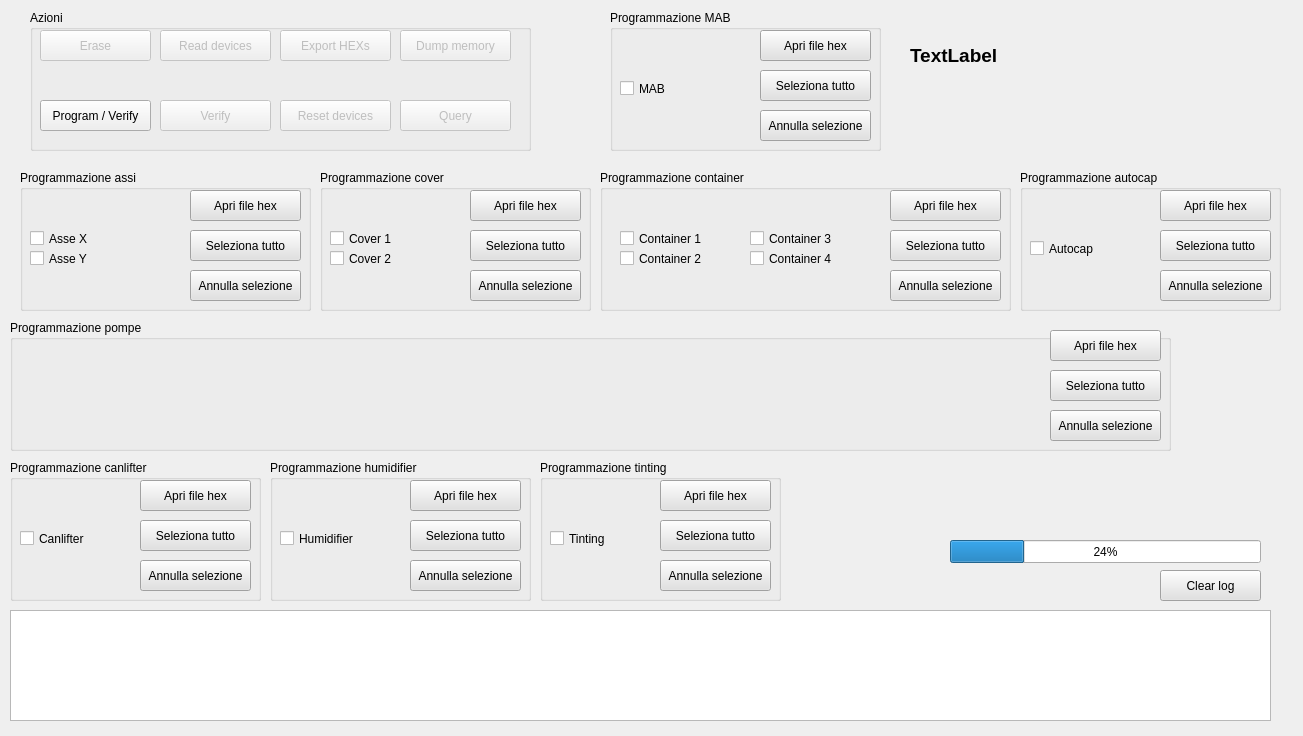
<?xml version="1.0" encoding="UTF-8"?>
<ui version="4.0">
 <class>MainWindow</class>
 <widget class="QMainWindow" name="MainWindow">
  <property name="geometry">
   <rect>
    <x>0</x>
    <y>0</y>
    <width>1303</width>
    <height>736</height>
   </rect>
  </property>
  <property name="palette">
   <palette>
    <active>
     <colorrole role="Base">
      <brush brushstyle="SolidPattern">
       <color alpha="255">
        <red>255</red>
        <green>255</green>
        <blue>255</blue>
       </color>
      </brush>
     </colorrole>
    </active>
    <inactive>
     <colorrole role="Base">
      <brush brushstyle="SolidPattern">
       <color alpha="255">
        <red>255</red>
        <green>255</green>
        <blue>255</blue>
       </color>
      </brush>
     </colorrole>
    </inactive>
    <disabled>
     <colorrole role="Base">
      <brush brushstyle="SolidPattern">
       <color alpha="255">
        <red>255</red>
        <green>255</green>
        <blue>255</blue>
       </color>
      </brush>
     </colorrole>
    </disabled>
   </palette>
  </property>
  <property name="windowTitle">
   <string>MainWindow</string>
  </property>
  <property name="windowIcon">
   <iconset resource="risorse.qrc">
    <normaloff>:/new/prefix1/Icona/alfaIcon.ico</normaloff>:/new/prefix1/Icona/alfaIcon.ico</iconset>
  </property>
  <widget class="QWidget" name="centralWidget">
   <widget class="QGroupBox" name="groupBox">
    <property name="geometry">
     <rect>
      <x>30</x>
      <y>10</y>
      <width>501</width>
      <height>141</height>
     </rect>
    </property>
    <property name="title">
     <string>Azioni</string>
    </property>
    <widget class="QPushButton" name="btnErase">
     <property name="enabled">
      <bool>false</bool>
     </property>
     <property name="geometry">
      <rect>
       <x>10</x>
       <y>20</y>
       <width>111</width>
       <height>31</height>
      </rect>
     </property>
     <property name="text">
      <string>Erase</string>
     </property>
    </widget>
    <widget class="QPushButton" name="btnReadDevices">
     <property name="enabled">
      <bool>false</bool>
     </property>
     <property name="geometry">
      <rect>
       <x>130</x>
       <y>20</y>
       <width>111</width>
       <height>31</height>
      </rect>
     </property>
     <property name="text">
      <string>Read devices</string>
     </property>
    </widget>
    <widget class="QPushButton" name="btnExportHex">
     <property name="enabled">
      <bool>false</bool>
     </property>
     <property name="geometry">
      <rect>
       <x>250</x>
       <y>20</y>
       <width>111</width>
       <height>31</height>
      </rect>
     </property>
     <property name="text">
      <string>Export HEXs</string>
     </property>
    </widget>
    <widget class="QPushButton" name="btnDumpMemory">
     <property name="enabled">
      <bool>false</bool>
     </property>
     <property name="geometry">
      <rect>
       <x>370</x>
       <y>20</y>
       <width>111</width>
       <height>31</height>
      </rect>
     </property>
     <property name="text">
      <string>Dump memory</string>
     </property>
    </widget>
    <widget class="QPushButton" name="btnProgramVerify">
     <property name="geometry">
      <rect>
       <x>10</x>
       <y>90</y>
       <width>111</width>
       <height>31</height>
      </rect>
     </property>
     <property name="text">
      <string>Program / Verify</string>
     </property>
    </widget>
    <widget class="QPushButton" name="btnVerify">
     <property name="enabled">
      <bool>false</bool>
     </property>
     <property name="geometry">
      <rect>
       <x>130</x>
       <y>90</y>
       <width>111</width>
       <height>31</height>
      </rect>
     </property>
     <property name="text">
      <string>Verify</string>
     </property>
    </widget>
    <widget class="QPushButton" name="btnResetDevice">
     <property name="enabled">
      <bool>false</bool>
     </property>
     <property name="geometry">
      <rect>
       <x>250</x>
       <y>90</y>
       <width>111</width>
       <height>31</height>
      </rect>
     </property>
     <property name="text">
      <string>Reset devices</string>
     </property>
    </widget>
    <widget class="QPushButton" name="btnQuery">
     <property name="enabled">
      <bool>false</bool>
     </property>
     <property name="geometry">
      <rect>
       <x>370</x>
       <y>90</y>
       <width>111</width>
       <height>31</height>
      </rect>
     </property>
     <property name="text">
      <string>Query</string>
     </property>
    </widget>
   </widget>
   <widget class="QGroupBox" name="groupBox_2">
    <property name="geometry">
     <rect>
      <x>610</x>
      <y>10</y>
      <width>271</width>
      <height>141</height>
     </rect>
    </property>
    <property name="title">
     <string>Programmazione MAB</string>
    </property>
    <widget class="QCheckBox" name="chkMAB">
     <property name="geometry">
      <rect>
       <x>10</x>
       <y>70</y>
       <width>71</width>
       <height>17</height>
      </rect>
     </property>
     <property name="styleSheet">
      <string notr="true"/>
     </property>
     <property name="text">
      <string>MAB</string>
     </property>
    </widget>
    <widget class="QPushButton" name="btnSelezionaHexMAB">
     <property name="geometry">
      <rect>
       <x>150</x>
       <y>20</y>
       <width>111</width>
       <height>31</height>
      </rect>
     </property>
     <property name="styleSheet">
      <string notr="true">background-color: rgb(225, 225, 225);</string>
     </property>
     <property name="text">
      <string>Apri file hex</string>
     </property>
    </widget>
    <widget class="QPushButton" name="btnAnnullaSelezioneMAB">
     <property name="geometry">
      <rect>
       <x>150</x>
       <y>100</y>
       <width>111</width>
       <height>31</height>
      </rect>
     </property>
     <property name="styleSheet">
      <string notr="true">background-color: rgb(225, 225, 225);</string>
     </property>
     <property name="text">
      <string>Annulla selezione</string>
     </property>
    </widget>
    <widget class="QPushButton" name="btnSelezionaTuttoMAB">
     <property name="geometry">
      <rect>
       <x>150</x>
       <y>60</y>
       <width>111</width>
       <height>31</height>
      </rect>
     </property>
     <property name="styleSheet">
      <string notr="true">background-color: rgb(225, 225, 225);</string>
     </property>
     <property name="text">
      <string>Seleziona tutto</string>
     </property>
    </widget>
   </widget>
   <widget class="QGroupBox" name="groupBox_3">
    <property name="geometry">
     <rect>
      <x>20</x>
      <y>170</y>
      <width>291</width>
      <height>141</height>
     </rect>
    </property>
    <property name="title">
     <string>Programmazione assi</string>
    </property>
    <widget class="QPushButton" name="btnSelezionaHexAssi">
     <property name="geometry">
      <rect>
       <x>170</x>
       <y>20</y>
       <width>111</width>
       <height>31</height>
      </rect>
     </property>
     <property name="styleSheet">
      <string notr="true">background-color: rgb(225, 225, 225);</string>
     </property>
     <property name="text">
      <string>Apri file hex</string>
     </property>
    </widget>
    <widget class="QPushButton" name="btnAnnullaSelezioneAssi">
     <property name="geometry">
      <rect>
       <x>170</x>
       <y>100</y>
       <width>111</width>
       <height>31</height>
      </rect>
     </property>
     <property name="styleSheet">
      <string notr="true">background-color: rgb(225, 225, 225);</string>
     </property>
     <property name="text">
      <string>Annulla selezione</string>
     </property>
    </widget>
    <widget class="QCheckBox" name="chkAsseX">
     <property name="geometry">
      <rect>
       <x>10</x>
       <y>60</y>
       <width>91</width>
       <height>17</height>
      </rect>
     </property>
     <property name="text">
      <string>Asse X</string>
     </property>
    </widget>
    <widget class="QCheckBox" name="chkAsseY">
     <property name="geometry">
      <rect>
       <x>10</x>
       <y>80</y>
       <width>91</width>
       <height>17</height>
      </rect>
     </property>
     <property name="text">
      <string>Asse Y</string>
     </property>
    </widget>
    <widget class="QPushButton" name="btnSelezionaTuttoAssi">
     <property name="geometry">
      <rect>
       <x>170</x>
       <y>60</y>
       <width>111</width>
       <height>31</height>
      </rect>
     </property>
     <property name="styleSheet">
      <string notr="true">background-color: rgb(225, 225, 225);</string>
     </property>
     <property name="text">
      <string>Seleziona tutto</string>
     </property>
    </widget>
   </widget>
   <widget class="QGroupBox" name="groupBox_4">
    <property name="geometry">
     <rect>
      <x>320</x>
      <y>170</y>
      <width>271</width>
      <height>141</height>
     </rect>
    </property>
    <property name="title">
     <string>Programmazione cover</string>
    </property>
    <widget class="QPushButton" name="btnSelezionaHexCover">
     <property name="geometry">
      <rect>
       <x>150</x>
       <y>20</y>
       <width>111</width>
       <height>31</height>
      </rect>
     </property>
     <property name="styleSheet">
      <string notr="true">background-color: rgb(225, 225, 225);</string>
     </property>
     <property name="text">
      <string>Apri file hex</string>
     </property>
    </widget>
    <widget class="QPushButton" name="btnAnnullaSelezioneCover">
     <property name="geometry">
      <rect>
       <x>150</x>
       <y>100</y>
       <width>111</width>
       <height>31</height>
      </rect>
     </property>
     <property name="styleSheet">
      <string notr="true">background-color: rgb(225, 225, 225);</string>
     </property>
     <property name="text">
      <string>Annulla selezione</string>
     </property>
    </widget>
    <widget class="QCheckBox" name="chkCover1">
     <property name="geometry">
      <rect>
       <x>10</x>
       <y>60</y>
       <width>91</width>
       <height>17</height>
      </rect>
     </property>
     <property name="styleSheet">
      <string notr="true"/>
     </property>
     <property name="text">
      <string>Cover 1</string>
     </property>
    </widget>
    <widget class="QCheckBox" name="chkCover2">
     <property name="geometry">
      <rect>
       <x>10</x>
       <y>80</y>
       <width>91</width>
       <height>17</height>
      </rect>
     </property>
     <property name="styleSheet">
      <string notr="true"/>
     </property>
     <property name="text">
      <string>Cover 2</string>
     </property>
    </widget>
    <widget class="QPushButton" name="btnSelezionaTuttoCover">
     <property name="geometry">
      <rect>
       <x>150</x>
       <y>60</y>
       <width>111</width>
       <height>31</height>
      </rect>
     </property>
     <property name="styleSheet">
      <string notr="true">background-color: rgb(225, 225, 225);</string>
     </property>
     <property name="text">
      <string>Seleziona tutto</string>
     </property>
    </widget>
   </widget>
   <widget class="QGroupBox" name="grpAttuatori">
    <property name="geometry">
     <rect>
      <x>10</x>
      <y>320</y>
      <width>1161</width>
      <height>131</height>
     </rect>
    </property>
    <property name="title">
     <string>Programmazione pompe</string>
    </property>
    <widget class="QPushButton" name="btnSelezionaHexAttuatori">
     <property name="geometry">
      <rect>
       <x>1040</x>
       <y>10</y>
       <width>111</width>
       <height>31</height>
      </rect>
     </property>
     <property name="styleSheet">
      <string notr="true">background-color: rgb(225, 225, 225);</string>
     </property>
     <property name="text">
      <string>Apri file hex</string>
     </property>
    </widget>
    <widget class="QPushButton" name="btnAnnullaSelezioneAttuatori">
     <property name="geometry">
      <rect>
       <x>1040</x>
       <y>90</y>
       <width>111</width>
       <height>31</height>
      </rect>
     </property>
     <property name="styleSheet">
      <string notr="true">background-color: rgb(225, 225, 225);</string>
     </property>
     <property name="text">
      <string>Annulla selezione</string>
     </property>
    </widget>
    <widget class="QPushButton" name="btnSelezionaTuttoAttuatori">
     <property name="geometry">
      <rect>
       <x>1040</x>
       <y>50</y>
       <width>111</width>
       <height>31</height>
      </rect>
     </property>
     <property name="styleSheet">
      <string notr="true">background-color: rgb(225, 225, 225);</string>
     </property>
     <property name="text">
      <string>Seleziona tutto</string>
     </property>
    </widget>
   </widget>
   <widget class="QGroupBox" name="groupBox_6">
    <property name="geometry">
     <rect>
      <x>600</x>
      <y>170</y>
      <width>411</width>
      <height>141</height>
     </rect>
    </property>
    <property name="title">
     <string>Programmazione container</string>
    </property>
    <widget class="QPushButton" name="btnSelezionaHexContainer">
     <property name="geometry">
      <rect>
       <x>290</x>
       <y>20</y>
       <width>111</width>
       <height>31</height>
      </rect>
     </property>
     <property name="styleSheet">
      <string notr="true">background-color: rgb(225, 225, 225);</string>
     </property>
     <property name="text">
      <string>Apri file hex</string>
     </property>
    </widget>
    <widget class="QPushButton" name="btnAnnullaSelezioneContainer">
     <property name="geometry">
      <rect>
       <x>290</x>
       <y>100</y>
       <width>111</width>
       <height>31</height>
      </rect>
     </property>
     <property name="styleSheet">
      <string notr="true">background-color: rgb(225, 225, 225);</string>
     </property>
     <property name="text">
      <string>Annulla selezione</string>
     </property>
    </widget>
    <widget class="QCheckBox" name="chkContainer1">
     <property name="geometry">
      <rect>
       <x>20</x>
       <y>60</y>
       <width>121</width>
       <height>17</height>
      </rect>
     </property>
     <property name="text">
      <string>Container 1</string>
     </property>
    </widget>
    <widget class="QCheckBox" name="chkContainer2">
     <property name="geometry">
      <rect>
       <x>20</x>
       <y>80</y>
       <width>121</width>
       <height>17</height>
      </rect>
     </property>
     <property name="text">
      <string>Container 2</string>
     </property>
    </widget>
    <widget class="QCheckBox" name="chkContainer3">
     <property name="geometry">
      <rect>
       <x>150</x>
       <y>60</y>
       <width>121</width>
       <height>17</height>
      </rect>
     </property>
     <property name="text">
      <string>Container 3</string>
     </property>
    </widget>
    <widget class="QCheckBox" name="chkContainer4">
     <property name="geometry">
      <rect>
       <x>150</x>
       <y>80</y>
       <width>121</width>
       <height>17</height>
      </rect>
     </property>
     <property name="text">
      <string>Container 4</string>
     </property>
    </widget>
    <widget class="QPushButton" name="btnSelezionaTuttoContainer">
     <property name="geometry">
      <rect>
       <x>290</x>
       <y>60</y>
       <width>111</width>
       <height>31</height>
      </rect>
     </property>
     <property name="styleSheet">
      <string notr="true">background-color: rgb(225, 225, 225);</string>
     </property>
     <property name="text">
      <string>Seleziona tutto</string>
     </property>
    </widget>
   </widget>
   <widget class="QGroupBox" name="groupBox_7">
    <property name="geometry">
     <rect>
      <x>1020</x>
      <y>170</y>
      <width>261</width>
      <height>141</height>
     </rect>
    </property>
    <property name="title">
     <string>Programmazione autocap</string>
    </property>
    <widget class="QCheckBox" name="chkAutocap">
     <property name="geometry">
      <rect>
       <x>10</x>
       <y>70</y>
       <width>101</width>
       <height>17</height>
      </rect>
     </property>
     <property name="text">
      <string>Autocap</string>
     </property>
    </widget>
    <widget class="QPushButton" name="btnSelezionaHexAutocap">
     <property name="geometry">
      <rect>
       <x>140</x>
       <y>20</y>
       <width>111</width>
       <height>31</height>
      </rect>
     </property>
     <property name="styleSheet">
      <string notr="true">background-color: rgb(225, 225, 225);</string>
     </property>
     <property name="text">
      <string>Apri file hex</string>
     </property>
    </widget>
    <widget class="QPushButton" name="btnAnnullaSelezioneAutocap">
     <property name="geometry">
      <rect>
       <x>140</x>
       <y>100</y>
       <width>111</width>
       <height>31</height>
      </rect>
     </property>
     <property name="styleSheet">
      <string notr="true">background-color: rgb(225, 225, 225);</string>
     </property>
     <property name="text">
      <string>Annulla selezione</string>
     </property>
    </widget>
    <widget class="QPushButton" name="btnSelezionaTuttoAutocap">
     <property name="geometry">
      <rect>
       <x>140</x>
       <y>60</y>
       <width>111</width>
       <height>31</height>
      </rect>
     </property>
     <property name="styleSheet">
      <string notr="true">background-color: rgb(225, 225, 225);</string>
     </property>
     <property name="text">
      <string>Seleziona tutto</string>
     </property>
    </widget>
   </widget>
   <widget class="QGroupBox" name="groupBox_9">
    <property name="geometry">
     <rect>
      <x>270</x>
      <y>460</y>
      <width>261</width>
      <height>141</height>
     </rect>
    </property>
    <property name="title">
     <string>Programmazione humidifier</string>
    </property>
    <widget class="QCheckBox" name="chkHumidifier">
     <property name="geometry">
      <rect>
       <x>10</x>
       <y>70</y>
       <width>111</width>
       <height>17</height>
      </rect>
     </property>
     <property name="text">
      <string>Humidifier</string>
     </property>
    </widget>
    <widget class="QPushButton" name="btnSelezionaHexHumidifier">
     <property name="geometry">
      <rect>
       <x>140</x>
       <y>20</y>
       <width>111</width>
       <height>31</height>
      </rect>
     </property>
     <property name="styleSheet">
      <string notr="true">background-color: rgb(225, 225, 225);</string>
     </property>
     <property name="text">
      <string>Apri file hex</string>
     </property>
    </widget>
    <widget class="QPushButton" name="btnAnnullaSelezioneHumidifier">
     <property name="geometry">
      <rect>
       <x>140</x>
       <y>100</y>
       <width>111</width>
       <height>31</height>
      </rect>
     </property>
     <property name="styleSheet">
      <string notr="true">background-color: rgb(225, 225, 225);</string>
     </property>
     <property name="text">
      <string>Annulla selezione</string>
     </property>
    </widget>
    <widget class="QPushButton" name="btnSelezionaTuttoHumidifier">
     <property name="geometry">
      <rect>
       <x>140</x>
       <y>60</y>
       <width>111</width>
       <height>31</height>
      </rect>
     </property>
     <property name="styleSheet">
      <string notr="true">background-color: rgb(225, 225, 225);</string>
     </property>
     <property name="text">
      <string>Seleziona tutto</string>
     </property>
    </widget>
   </widget>
   <widget class="QTextEdit" name="txtStato">
    <property name="geometry">
     <rect>
      <x>10</x>
      <y>610</y>
      <width>1261</width>
      <height>111</height>
     </rect>
    </property>
   </widget>
   <widget class="QProgressBar" name="progressBar">
    <property name="geometry">
     <rect>
      <x>950</x>
      <y>540</y>
      <width>311</width>
      <height>23</height>
     </rect>
    </property>
    <property name="value">
     <number>24</number>
    </property>
   </widget>
   <widget class="QPushButton" name="btnClearLog">
    <property name="geometry">
     <rect>
      <x>1160</x>
      <y>570</y>
      <width>101</width>
      <height>31</height>
     </rect>
    </property>
    <property name="styleSheet">
     <string notr="true">background-color: rgb(225, 225, 225);</string>
    </property>
    <property name="text">
     <string>Clear log</string>
    </property>
   </widget>
   <widget class="QGroupBox" name="groupBox_10">
    <property name="geometry">
     <rect>
      <x>540</x>
      <y>460</y>
      <width>241</width>
      <height>141</height>
     </rect>
    </property>
    <property name="title">
     <string>Programmazione tinting</string>
    </property>
    <widget class="QCheckBox" name="chkTinting">
     <property name="geometry">
      <rect>
       <x>10</x>
       <y>70</y>
       <width>81</width>
       <height>17</height>
      </rect>
     </property>
     <property name="text">
      <string>Tinting</string>
     </property>
    </widget>
    <widget class="QPushButton" name="btnSelezionaHexTinting">
     <property name="geometry">
      <rect>
       <x>120</x>
       <y>20</y>
       <width>111</width>
       <height>31</height>
      </rect>
     </property>
     <property name="styleSheet">
      <string notr="true">background-color: rgb(225, 225, 225);</string>
     </property>
     <property name="text">
      <string>Apri file hex</string>
     </property>
    </widget>
    <widget class="QPushButton" name="btnAnnullaSelezioneTinting">
     <property name="geometry">
      <rect>
       <x>120</x>
       <y>100</y>
       <width>111</width>
       <height>31</height>
      </rect>
     </property>
     <property name="styleSheet">
      <string notr="true">background-color: rgb(225, 225, 225);</string>
     </property>
     <property name="text">
      <string>Annulla selezione</string>
     </property>
    </widget>
    <widget class="QPushButton" name="btnSelezionaTuttoTinting">
     <property name="geometry">
      <rect>
       <x>120</x>
       <y>60</y>
       <width>111</width>
       <height>31</height>
      </rect>
     </property>
     <property name="styleSheet">
      <string notr="true">background-color: rgb(225, 225, 225);</string>
     </property>
     <property name="text">
      <string>Seleziona tutto</string>
     </property>
    </widget>
   </widget>
   <widget class="QGroupBox" name="groupBox_8">
    <property name="geometry">
     <rect>
      <x>10</x>
      <y>460</y>
      <width>251</width>
      <height>141</height>
     </rect>
    </property>
    <property name="title">
     <string>Programmazione canlifter</string>
    </property>
    <widget class="QCheckBox" name="chkCanLifter">
     <property name="geometry">
      <rect>
       <x>10</x>
       <y>70</y>
       <width>101</width>
       <height>17</height>
      </rect>
     </property>
     <property name="text">
      <string>Canlifter</string>
     </property>
    </widget>
    <widget class="QPushButton" name="btnSelezionaHexCanLifter">
     <property name="geometry">
      <rect>
       <x>130</x>
       <y>20</y>
       <width>111</width>
       <height>31</height>
      </rect>
     </property>
     <property name="styleSheet">
      <string notr="true">background-color: rgb(225, 225, 225);</string>
     </property>
     <property name="text">
      <string>Apri file hex</string>
     </property>
    </widget>
    <widget class="QPushButton" name="btnAnnullaSelezioneCanLifter">
     <property name="geometry">
      <rect>
       <x>130</x>
       <y>100</y>
       <width>111</width>
       <height>31</height>
      </rect>
     </property>
     <property name="styleSheet">
      <string notr="true">background-color: rgb(225, 225, 225);</string>
     </property>
     <property name="text">
      <string>Annulla selezione</string>
     </property>
    </widget>
    <widget class="QPushButton" name="btnSelezionaTuttoCanLifter">
     <property name="geometry">
      <rect>
       <x>130</x>
       <y>60</y>
       <width>111</width>
       <height>31</height>
      </rect>
     </property>
     <property name="styleSheet">
      <string notr="true">background-color: rgb(225, 225, 225);</string>
     </property>
     <property name="text">
      <string>Seleziona tutto</string>
     </property>
    </widget>
   </widget>
   <widget class="QLabel" name="lblVersione">
    <property name="geometry">
     <rect>
      <x>910</x>
      <y>30</y>
      <width>181</width>
      <height>51</height>
     </rect>
    </property>
    <property name="font">
     <font>
      <pointsize>14</pointsize>
      <weight>75</weight>
      <bold>true</bold>
     </font>
    </property>
    <property name="text">
     <string>TextLabel</string>
    </property>
   </widget>
  </widget>
 </widget>
 <layoutdefault spacing="6" margin="11"/>
 <resources>
  <include location="risorse.qrc"/>
 </resources>
 <connections/>
</ui>
